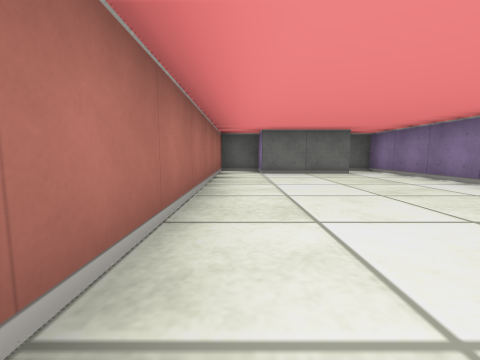
View 1 (above)

14 first-person views from a walk through a cub3D level. The camera is about half as high as the walls, tilts 6° down and sees 90° across. The floor is counted in squares. Each view is taken from the middle of a square. On the plan, view 1 faces up. The plan holds only what a view shows up to about 9 squares ahead; the rest is blank.

View 2
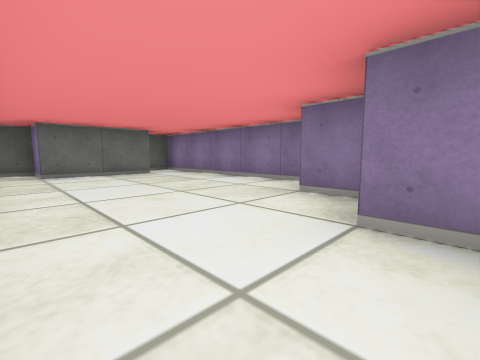

View 3
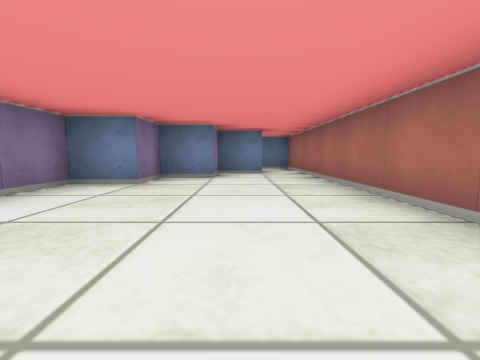

View 4
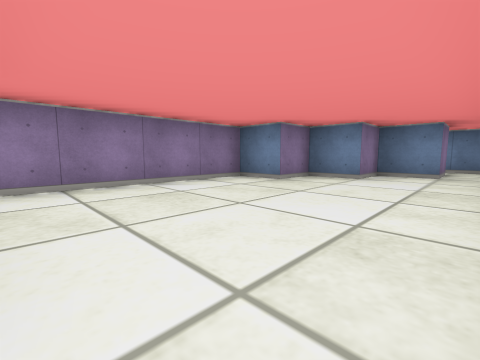

View 5
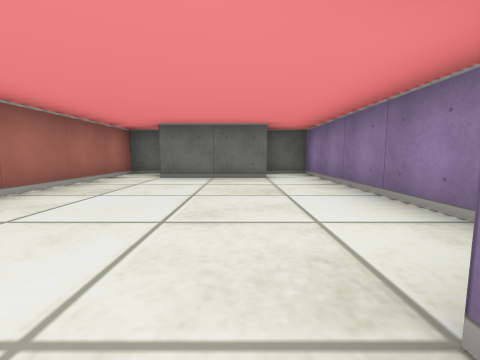

View 6
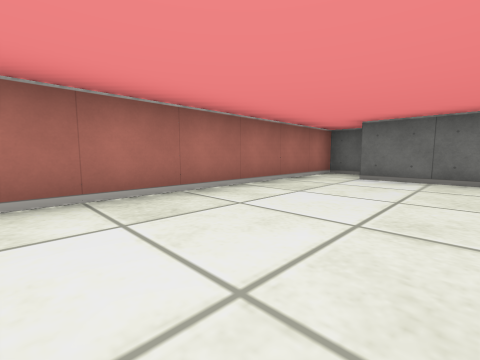

View 7
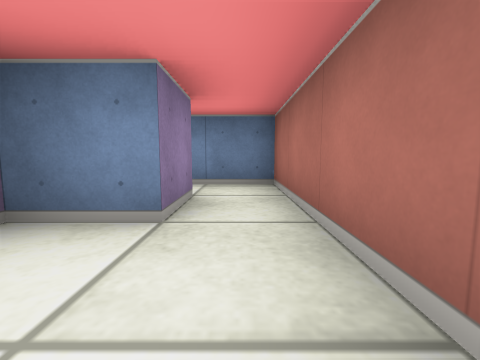

View 8
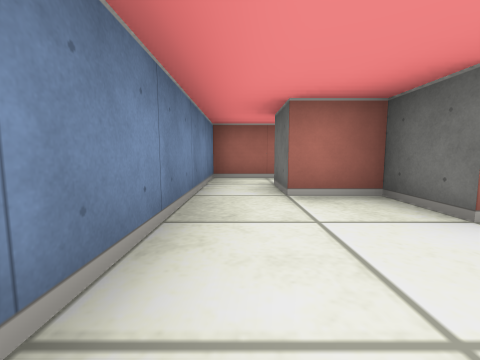

View 9
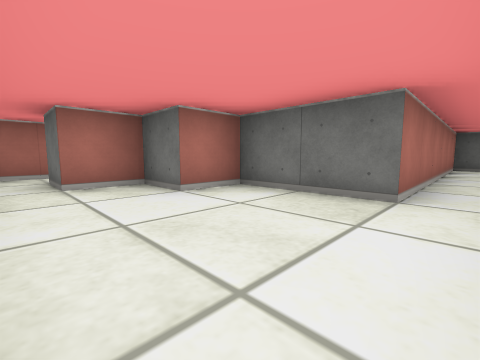

View 10
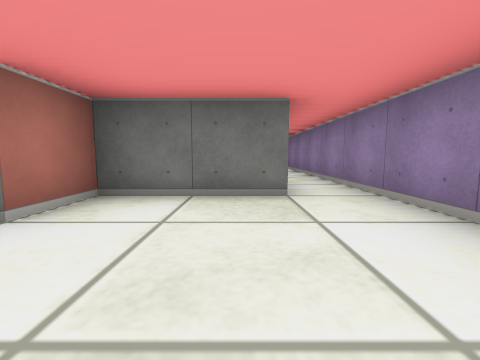

View 11
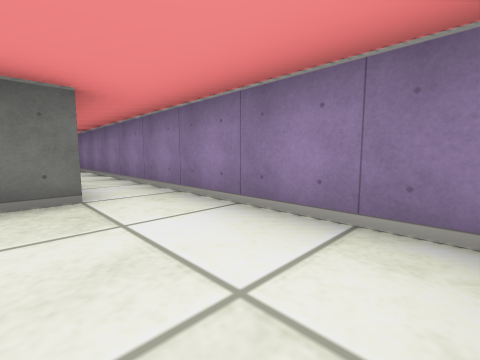

View 12
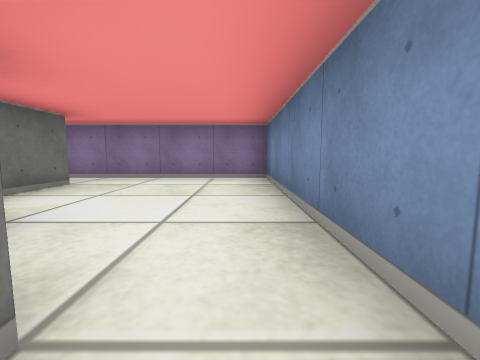

View 13
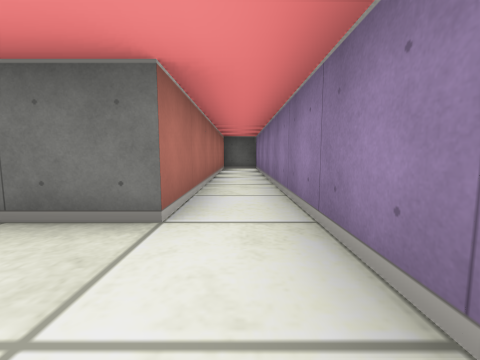

View 14
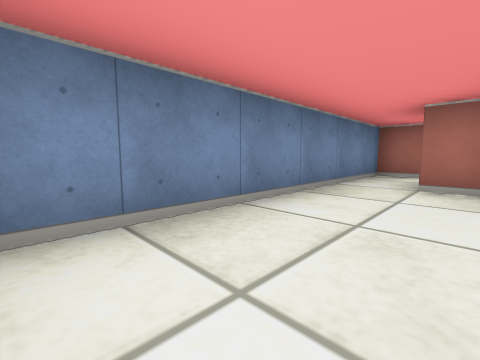

### Floor plan
Points are (right, up) in squares from view 1. A wall is a line through its corners. A room is listed if a view was taken in it or the views show most of it. See-through windows are left out.
Room 1 (views 1, 2, 3, 4, 5, 6, 7)
walls: (2.6, 5.5) (0.5, 5.5) (0.5, 6.5) (-0.5, 6.5) (-0.5, -0.5); (0.5, -0.5) (1.5, -0.5) (1.5, 0.5) (2.5, 0.5) (2.5, 1.5) (3.5, 1.5) (3.5, 6.5) (2.5, 6.5)
ways out: opening at (0, -1) to room 3
Room 2 (views 8, 9, 10, 11, 13, 14)
walls: (1.5, -0.5) (1.5, -1.5); (2.5, -2.5) (5.5, -2.5) (5.5, 6.5) (4.5, 6.5) (4.5, 0.5) (2.5, 0.5) (2.5, -0.5)
ways out: opening at (2, -2) to room 3
Room 3 (view 12)
walls: (1.5, -1.5) (0.5, -1.5) (0.5, -0.5); (-0.5, -0.5) (-0.5, -2.5) (2.5, -2.5); (2.5, -0.5) (1.5, -0.5)
ways out: opening at (0, -1) to room 1; opening at (2, -2) to room 2

Positions as (right, up) in squares from view 1, and headings:
1: (0, 0), facing up
2: (0, 0), facing up-right
3: (1, 5), facing down
4: (0, 5), facing down-right
5: (2, 1), facing up
6: (2, 1), facing up-left
7: (0, 1), facing down
8: (4, -2), facing left
9: (5, -2), facing up-left
10: (4, -2), facing up
11: (4, -2), facing up-right
12: (1, -2), facing right
13: (5, -1), facing up
14: (5, -1), facing down-left
